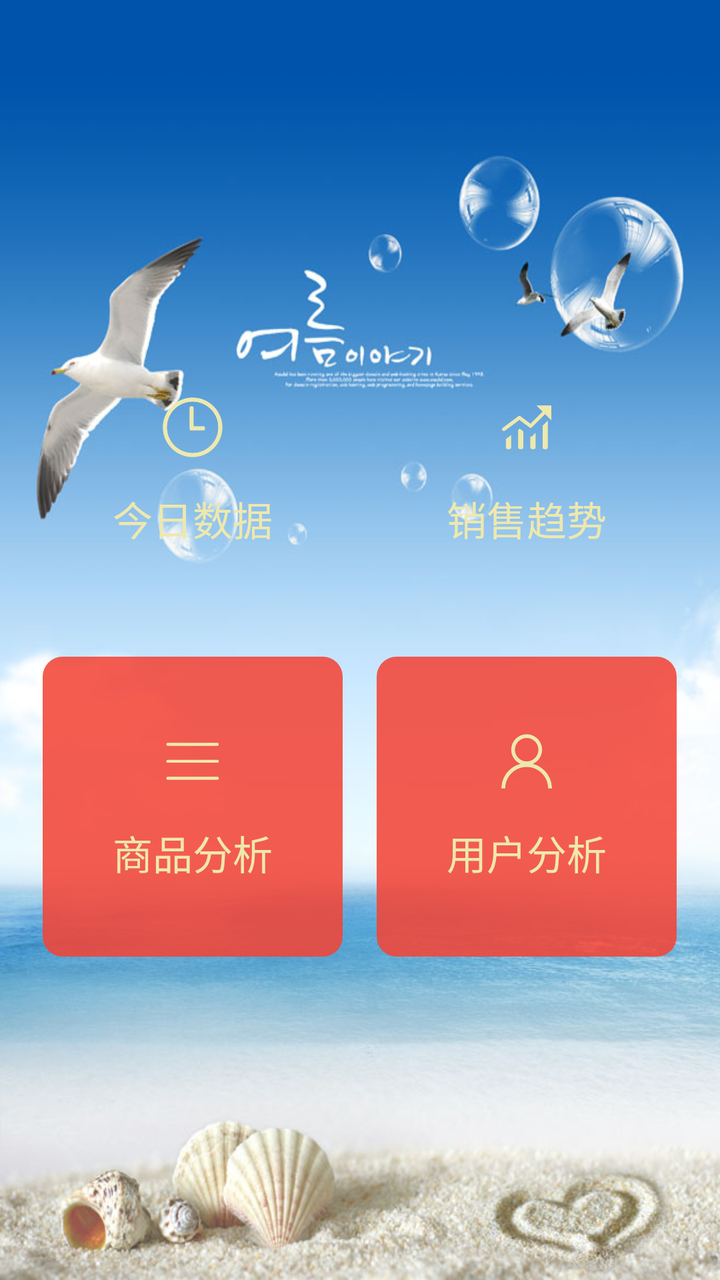
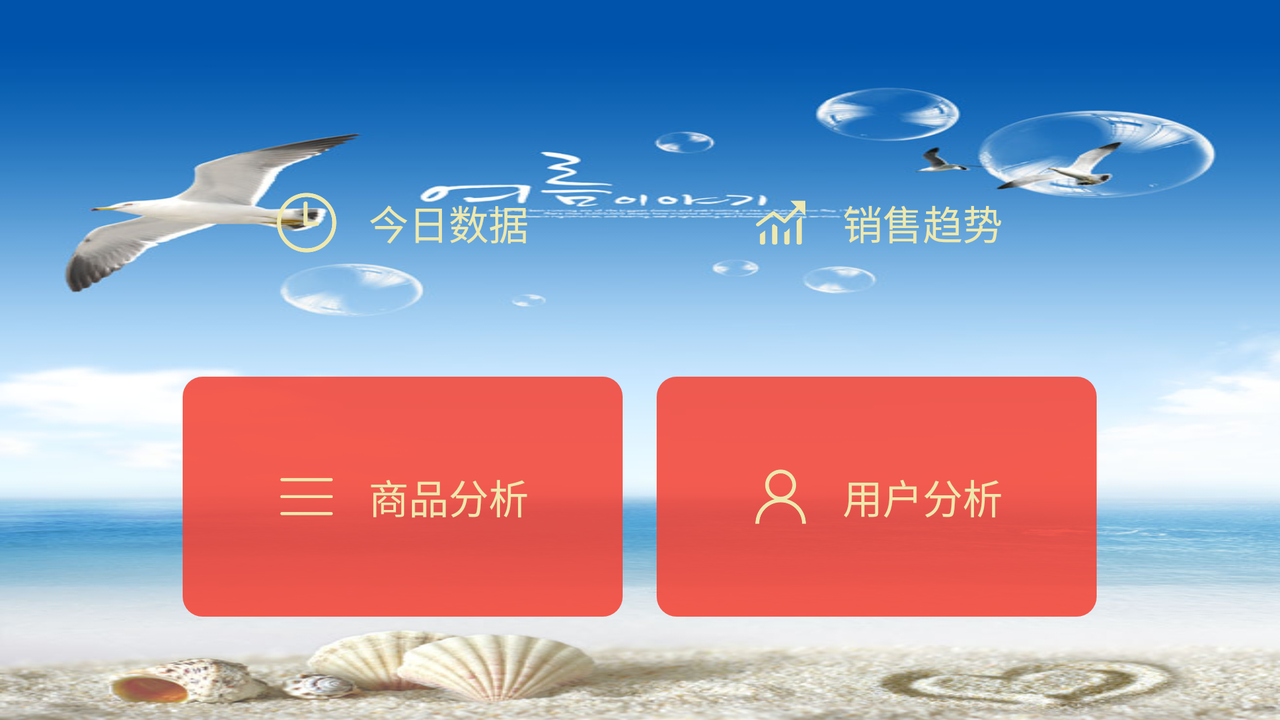

First picture: res/layout/ on a phone held upright. Second picture: the repository's own variant of that layout, on a device whose configuration matches the variant's folder. Source for both follows.
<!-- AndroidManifest.xml: application theme AppTheme -->
<!-- res/layout/data_center.xml -->
<?xml version="1.0" encoding="utf-8"?>
<RelativeLayout xmlns:android="http://schemas.android.com/apk/res/android"
              android:orientation="vertical"
              android:layout_width="match_parent"
              android:layout_height="match_parent"
              android:background="@mipmap/home_bg">

    <View
        android:id="@+id/middle"
        android:layout_width="1dp"
        android:layout_height="match_parent"
        android:layout_centerHorizontal="true" />

    <View
        android:id="@+id/leftMiddle"
        android:layout_width="match_parent"
        android:layout_height="1dp"
        android:layout_toLeftOf="@id/middle"
        android:layout_centerVertical="true" />

    <View
        android:id="@+id/rightMiddle"
        android:layout_width="match_parent"
        android:layout_height="1dp"
        android:layout_toRightOf="@id/middle"
        android:layout_centerVertical="true" />

    <LinearLayout
        android:id="@+id/data_ss"
        android:layout_width="150dp"
        android:layout_height="150dp"
        android:layout_margin="@dimen/half_margin"
        android:layout_toLeftOf="@id/middle"
        android:layout_above="@id/leftMiddle"
        android:background="@drawable/home_qh_bg"
        android:gravity="center"
        android:orientation="vertical"
        android:onClick="ssControl">

        <ImageView
            android:layout_width="30dp"
            android:layout_height="30dp"
            android:src="@mipmap/data_ss" />

        <TextView
            android:layout_width="wrap_content"
            android:layout_height="wrap_content"
            android:layout_marginTop="@dimen/normal_margin"
            android:text="今日数据"
            android:textColor="#eee8ae"
            android:textSize="20sp" />
    </LinearLayout>

    <LinearLayout
        android:id="@+id/data_qs"
        android:layout_width="150dp"
        android:layout_height="150dp"
        android:layout_margin="@dimen/half_margin"
        android:layout_toRightOf="@id/middle"
        android:layout_above="@id/rightMiddle"
        android:background="@drawable/home_qh_bg"
        android:gravity="center"
        android:orientation="vertical"
        android:onClick="qsControl">

        <ImageView
            android:layout_width="30dp"
            android:layout_height="30dp"
            android:src="@mipmap/home_fx" />

        <TextView
            android:layout_width="wrap_content"
            android:layout_height="wrap_content"
            android:layout_marginTop="@dimen/normal_margin"
            android:text="销售趋势"
            android:textColor="#eee8ae"
            android:textSize="20sp" />
    </LinearLayout>

    <LinearLayout
        android:id="@+id/data_sp"
        android:layout_width="150dp"
        android:layout_height="150dp"
        android:layout_margin="@dimen/half_margin"
        android:layout_below="@id/leftMiddle"
        android:layout_toLeftOf="@id/middle"
        android:background="@drawable/home_gz_bg"
        android:gravity="center"
        android:orientation="vertical"
        android:onClick="spControl">

        <ImageView
            android:layout_width="30dp"
            android:layout_height="30dp"
            android:src="@mipmap/data_sp" />

        <TextView
            android:layout_width="wrap_content"
            android:layout_height="wrap_content"
            android:layout_marginTop="@dimen/small_margin"
            android:text="商品分析"
            android:textColor="#eee8ae"
            android:textSize="20sp" />
    </LinearLayout>

    <LinearLayout
        android:id="@+id/data_yh"
        android:layout_width="150dp"
        android:layout_height="150dp"
        android:layout_margin="@dimen/half_margin"
        android:layout_below="@id/rightMiddle"
        android:layout_toRightOf="@id/middle"
        android:background="@drawable/home_gz_bg"
        android:gravity="center"
        android:orientation="vertical"
        android:onClick="yhControl">

        <ImageView
            android:layout_width="30dp"
            android:layout_height="30dp"
            android:src="@mipmap/data_yh" />

        <TextView
            android:layout_width="wrap_content"
            android:layout_height="wrap_content"
            android:layout_marginTop="@dimen/small_margin"
            android:text="用户分析"
            android:textColor="#eee8ae"
            android:textSize="20sp" />
    </LinearLayout>
</RelativeLayout>
<!-- resources referenced by this layout -->
<resources>
  <dimen name="half_margin">8dp</dimen>
  <dimen name="normal_margin">16dp</dimen>
  <dimen name="small_margin">16dp</dimen>
  <!-- drawable home_gz_bg (drawable) -->
  <?xml version="1.0" encoding="utf-8"?>
  <shape xmlns:android="http://schemas.android.com/apk/res/android"
      android:shape="rectangle" >
  
      <corners android:radius="10dp" />
  
      <solid android:color="#ddf44336" />
  
  </shape>
  <!-- mipmap data_sp: png bitmap (mipmap-xhdpi, 2226 bytes) -->
  <!-- mipmap data_ss: png bitmap (mipmap-xhdpi, 5924 bytes) -->
  <!-- mipmap data_yh: png bitmap (mipmap-xhdpi, 5041 bytes) -->
  <!-- mipmap home_bg: jpg bitmap (mipmap-xhdpi, 78647 bytes) -->
  <!-- mipmap home_fx: png bitmap (mipmap-xhdpi, 3481 bytes) -->
</resources>
<!-- res/layout-land/data_center.xml (the repository's variant of the layout above) -->
<!-- drawn on the phone turned sideways -->
<?xml version="1.0" encoding="utf-8"?>
<RelativeLayout xmlns:android="http://schemas.android.com/apk/res/android"
              android:orientation="vertical"
              android:layout_width="match_parent"
              android:layout_height="match_parent"
              android:background="@mipmap/home_bg">

    <View
        android:id="@+id/middle"
        android:layout_width="1dp"
        android:layout_height="match_parent"
        android:layout_centerHorizontal="true" />
    
    <View
        android:id="@+id/leftMiddle"
        android:layout_width="match_parent"
        android:layout_height="1dp"
        android:layout_toLeftOf="@id/middle"
        android:layout_centerVertical="true" />

    <View
        android:id="@+id/rightMiddle"
        android:layout_width="match_parent"
        android:layout_height="1dp"
        android:layout_toRightOf="@id/middle"
        android:layout_centerVertical="true" />

    <LinearLayout
        android:id="@+id/data_ss"
        android:layout_width="220dp"
        android:layout_height="120dp"
        android:layout_margin="@dimen/half_margin"
        android:layout_toLeftOf="@id/middle"
        android:layout_above="@id/leftMiddle"
        android:background="@drawable/home_qh_bg"
        android:gravity="center"
        android:onClick="ssControl">

        <ImageView
            android:layout_width="30dp"
            android:layout_height="30dp"
            android:src="@mipmap/data_ss" />

        <TextView
            android:layout_width="wrap_content"
            android:layout_height="wrap_content"
            android:layout_marginLeft="@dimen/normal_margin"
            android:text="今日数据"
            android:textColor="#eee8ae"
            android:textSize="20sp" />
    </LinearLayout>

    <LinearLayout
        android:id="@+id/data_qs"
        android:layout_width="220dp"
        android:layout_height="120dp"
        android:layout_margin="@dimen/half_margin"
        android:layout_toRightOf="@id/middle"
        android:layout_above="@id/rightMiddle"
        android:background="@drawable/home_qh_bg"
        android:gravity="center"
        android:onClick="qsControl">

        <ImageView
            android:layout_width="30dp"
            android:layout_height="30dp"
            android:src="@mipmap/home_fx" />

        <TextView
            android:layout_width="wrap_content"
            android:layout_height="wrap_content"
            android:layout_marginLeft="@dimen/normal_margin"
            android:text="销售趋势"
            android:textColor="#eee8ae"
            android:textSize="20sp" />
    </LinearLayout>

    <LinearLayout
        android:id="@+id/data_sp"
        android:layout_width="220dp"
        android:layout_height="120dp"
        android:layout_margin="@dimen/half_margin"
        android:layout_below="@id/leftMiddle"
        android:layout_toLeftOf="@id/middle"
        android:background="@drawable/home_gz_bg"
        android:gravity="center"
        android:onClick="spControl">

        <ImageView
            android:layout_width="30dp"
            android:layout_height="30dp"
            android:src="@mipmap/data_sp" />

        <TextView
            android:layout_width="wrap_content"
            android:layout_height="wrap_content"
            android:layout_marginLeft="@dimen/small_margin"
            android:text="商品分析"
            android:textColor="#eee8ae"
            android:textSize="20sp" />
    </LinearLayout>

    <LinearLayout
        android:id="@+id/data_yh"
        android:layout_width="220dp"
        android:layout_height="120dp"
        android:layout_margin="@dimen/half_margin"
        android:layout_below="@id/rightMiddle"
        android:layout_toRightOf="@id/middle"
        android:background="@drawable/home_gz_bg"
        android:gravity="center"
        android:onClick="yhControl">

        <ImageView
            android:layout_width="30dp"
            android:layout_height="30dp"
            android:src="@mipmap/data_yh" />

        <TextView
            android:layout_width="wrap_content"
            android:layout_height="wrap_content"
            android:layout_marginLeft="@dimen/small_margin"
            android:text="用户分析"
            android:textColor="#eee8ae"
            android:textSize="20sp" />
    </LinearLayout>
</RelativeLayout>
